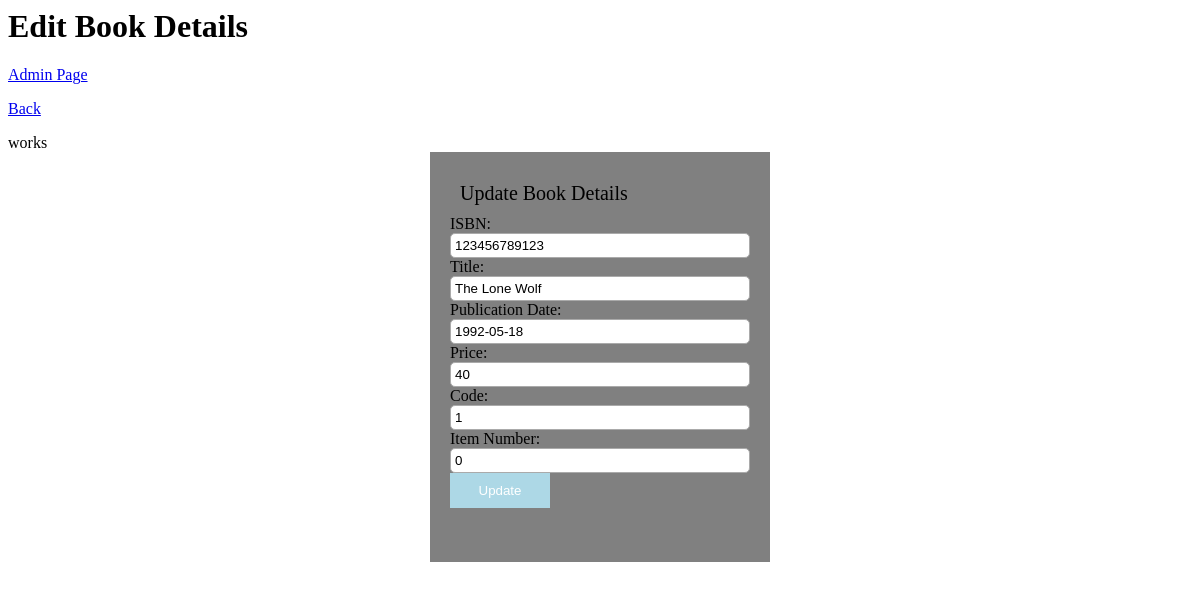
Screenshot of /bedit.php (signed in) with the database file from the repository.
### tables this page shows
CREATE TABLE `books` (
  `id` int(11) NOT NULL,
  `ISBN` bigint(11) NOT NULL,
  `Title` varchar(100) NOT NULL,
  `Publication_Date` date NOT NULL,
  `Price` int(11) NOT NULL,
  `Author_ID` int(11) NOT NULL,
  `code` int(11) NOT NULL,
  `ItemNumber` int(11) NOT NULL,
  `supplier_ID` int(11) NOT NULL
);

### bedit.php (the view, shortened to what this page needs)
<html>
    <h1>Edit Book Details</h1>
	<a href = "adminpage.php"> Admin Page </a>
    <a href = "updatebookdetails.php"> Back </a>
<body onload>
<?php
    include("connection.php");
  $id =  $_SESSION['id'];
    $cq = "select ISBN, Title, Publication_Date, Price, code, ItemNumber from books
            where id = $id";
    $cqq = mysqli_query($con, $cq);
    if($cqq && mysqli_num_rows($cqq) > 0)
    {
        $r = mysqli_fetch_row($cqq);
        $isbn = $_POST['isbn'];
        $title = $_POST['title'];
        $publicationDate = $_POST['publicationDate'];
        $price = $_POST['price'];
        $code = $_POST['code'];
        $itemNumber = $_POST['itemNumber'];
        $pd = date($publicationDate);
        $addit = "update books
                    SET  ISBN = $isbn, Title = '$title', Publication_Date = $pd, Price = $price, code = $code, ItemNumber = $itemNumber
                    where id = $id";
       $ch =  mysqli_query($con, $addit);
       if($ch)
       {
           echo "works";
       }
       else{
           echo "doesn't work";
       }
    }
?>
</body>
<div id = "box">
        <form method= "post">
            <div style = "font-size: 20px; margin: 10px; ">Update Book Details</div>
            <label for="isbn">ISBN:</label>
            <input  id = "text" type = "text" name = "isbn"  value = "<?php echo $r[0];?>">
            <label for="isbn">Title:</label>
            <input  id = "text" type = "text" name = "title"  value = "<?php echo $r[1];?>">
            <label for="isbn">Publication Date:</label>
            <input  id = "text" type = "text" name = "publicationDate"  value = "<?php echo $r[2];?>">
            <label for="isbn">Price:</label>
            <input  id = "text" type = "text" name = "price"  value = "<?php echo $r[3];?>">
            <label for="isbn">Code:</label>
            <input id = "text" type = "text" name = "code"  value = "<?php echo $r[4];?>">
            <label for="isbn">Item Number:</label>
            <input  id = "text" type = "text" name = "itemNumber"  value = "<?php echo $r[5];?>">
            <input id = "button" type = "submit"  value = "Update" name = "submit"><br></br>
        </form>
</div>
</html>

### bedit.php (style rules this page uses)
#text { height: 25px; border-radius: 5px; padding: 4px; border:solid thin #aaa; width: 100%; }
#button { padding: 10px; width: 100px; color: white; background-color: lightblue; border: none; }
#box { background-color:grey; margin: auto; width: 300px; padding: 20px; }

### rows the page displays
books: isbn "123456789123", title "The Lone Wolf", publicationDate "1992-05-18", price "40", code "1", itemNumber "0"
